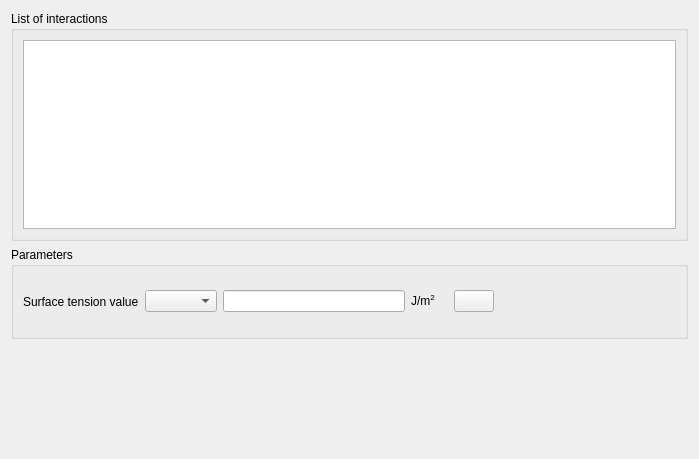
<?xml version="1.0" encoding="UTF-8"?>
<ui version="4.0">
 <class>ThermodynamicsInteraction</class>
 <widget class="QWidget" name="ThermodynamicsInteraction">
  <property name="geometry">
   <rect>
    <x>0</x>
    <y>0</y>
    <width>699</width>
    <height>459</height>
   </rect>
  </property>
  <property name="windowTitle">
   <string>Form</string>
  </property>
  <layout class="QGridLayout" name="gridLayout">
   <item row="0" column="0">
    <widget class="QGroupBox" name="groupBoxInteractions">
     <property name="title">
      <string>List of interactions</string>
     </property>
     <layout class="QVBoxLayout" name="verticalLayout">
      <item>
       <widget class="QTableView" name="tableViewInteractions"/>
      </item>
     </layout>
    </widget>
   </item>
   <item row="1" column="0">
    <widget class="QGroupBox" name="groupBoxGeneral">
     <property name="title">
      <string>Parameters</string>
     </property>
     <layout class="QGridLayout" name="gridLayout_4">
      <item row="0" column="0">
       <widget class="QLabel" name="labelSurfaceTensionValue">
        <property name="text">
         <string>Surface tension value</string>
        </property>
       </widget>
      </item>
      <item row="0" column="1">
       <widget class="QComboBox" name="comboBoxSurfaceTensionValue"/>
      </item>
      <item row="0" column="2">
       <widget class="QLineEdit" name="lineEditSurfaceTensionValue"/>
      </item>
      <item row="0" column="3">
       <widget class="QLabel" name="labelUnitSurfaceTensionValue">
        <property name="minimumSize">
         <size>
          <width>37</width>
          <height>26</height>
         </size>
        </property>
        <property name="text">
         <string>J/m&lt;sup&gt;2&lt;/sup&gt;</string>
        </property>
       </widget>
      </item>
      <item row="0" column="4">
       <widget class="QPushButton" name="pushButtonSurfaceTension">
        <property name="text">
         <string/>
        </property>
        <property name="icon">
         <iconset>
          <normaloff>:/new/prefix1/data/icons/22x22/edit-find-replace.png</normaloff>
          :/new/prefix1/data/icons/22x22/edit-find-replace.png
         </iconset>
        </property>
       </widget>
      </item>
      <item row="0" column="5">
       <spacer name="horizontalSpacer_10">
        <property name="orientation">
         <enum>Qt::Horizontal</enum>
        </property>
        <property name="sizeHint" stdset="0">
         <size>
          <width>120</width>
          <height>51</height>
         </size>
        </property>
       </spacer>
      </item>
     </layout>
    </widget>
   </item>
   <item row="2" column="0">
    <spacer name="verticalSpacer">
     <property name="orientation">
      <enum>Qt::Vertical</enum>
     </property>
     <property name="sizeHint" stdset="0">
      <size>
       <width>20</width>
       <height>111</height>
      </size>
     </property>
    </spacer>
   </item>
  </layout>
 </widget>
 <resources/>
 <connections/>
</ui>
